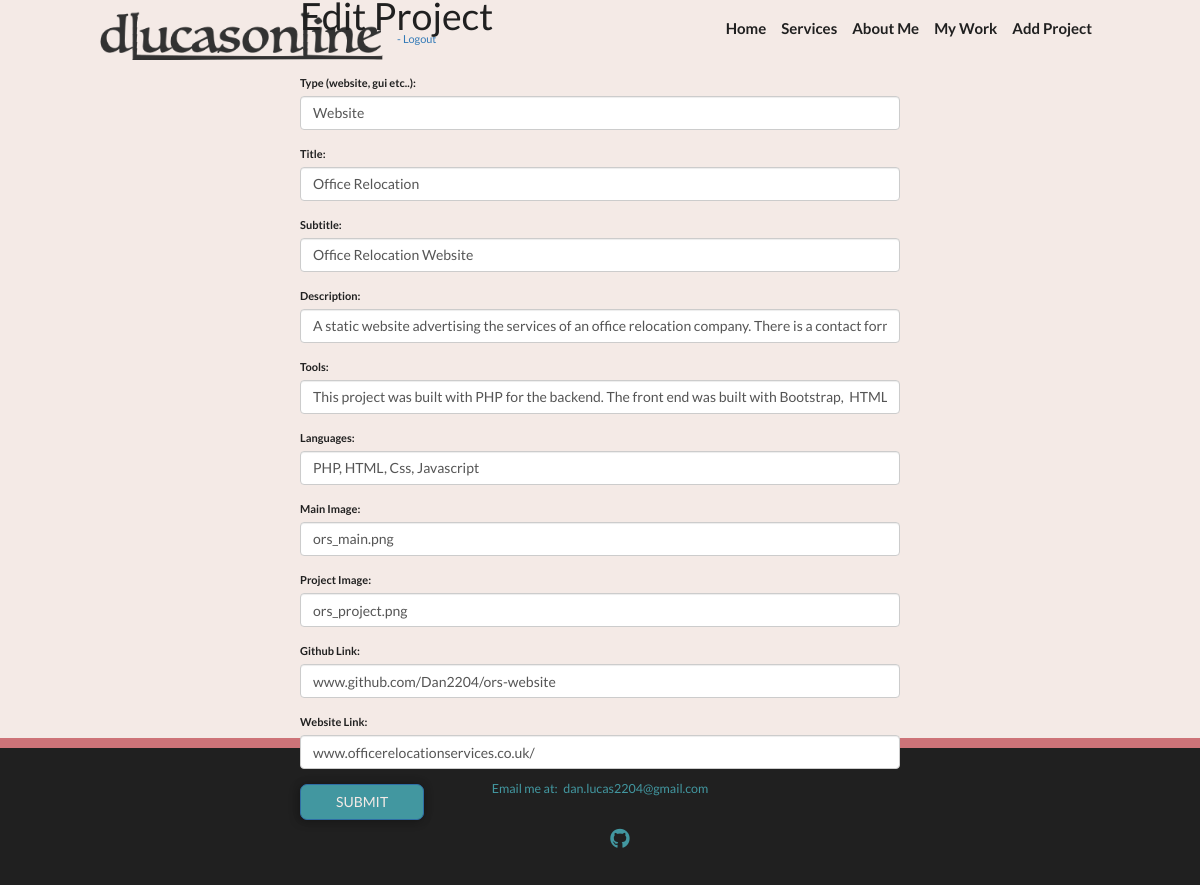
The page /project/edit/3 (signed in) on the database its author committed.
### app.py (models this page shows)
class Project(db.Model):
  id = db.Column(db.Integer, primary_key=True)
  project_type = db.Column(db.String(150), nullable=False)
  title = db.Column(db.String(150), nullable=False)
  sub_title = db.Column(db.String(150), nullable=False)
  project_general = db.Column(db.String(250), nullable=False)
  project_tools = db.Column(db.String(250), nullable=False)
  project_languages = db.Column(db.String(250), nullable=False)
  main_img = db.Column(db.String(250), nullable=False)
  project_img = db.Column(db.String(250), nullable=False)
  github_link = db.Column(db.String(250))
  website_link = db.Column(db.String(250))

### app.py (the view)
@app.route('/project/edit/<project_id>', methods=['GET', 'POST'])
@login_required
def edit_project(project_id):
  form = ProjectForm()
  project = Project.query.get_or_404(project_id)
  if not project:
    flash("Project not found")
    return redirect(url_for('home'))
  if form.validate_on_submit():
    project.project_type = form.project_type.data
    project.title = form.title.data
    project.sub_title = form.sub_title.data
    project.project_general = form.general.data
    project.project_tools = form.tools.data
    project.project_languages = form.languages.data
    project.main_img = form.img_main.data
    project.project_img = form.img_project.data
    project.github_link = form.link_github.data
    project.website_link = form.link_website.data
    db.session.commit()
    flash("Project Updated")
    return redirect(url_for('portfolio_page', project_id=project.id))
  elif request.method == 'GET':
    form.project_type.data = project.project_type
    form.title.data = project.title
    form.sub_title.data = project.sub_title
    form.general.data = project.project_general
    form.tools.data = project.project_tools
    form.languages.data = project.project_languages
    form.img_main.data = project.main_img
    form.img_project.data = project.project_img
    form.link_github.data = project.github_link
    form.link_website.data = project.website_link
  return render_template('project_form.html', title="Edit Project", form=form)

### app.py
class ProjectForm(FlaskForm):
  project_type = StringField("Type (website, gui etc..): ", validators=[DataRequired()])
  title = StringField("Title: ", validators=[DataRequired()])
  sub_title = StringField("Subtitle: ", validators=[DataRequired()])
  general = StringField("Description: ", validators=[DataRequired()])
  tools = StringField("Tools: ", validators=[DataRequired()])
  languages = StringField("Languages: ", validators=[DataRequired()])
  img_main = StringField("Main Image: ", validators=[DataRequired()])
  img_project = StringField("Project Image: ", validators=[DataRequired()])
  link_github = StringField("Github Link: ", validators=[DataRequired()])
  link_website = StringField("Website Link: ")
  submit = SubmitField("Submit")

### app.py (called while the page is built)
@login_manager.user_loader
def load_user(user_id):
  return User.query.get(user_id)

### templates/project_form.html (shortened to what this page needs)
{% extends 'base.html' %}
{% import "bootstrap/wtf.html" as wtf %}
{% block content %}
<div class="user_form_container">
  <div class="user_form">
    <h2>{{ title }}</h2>
    {{ wtf.quick_form(form, novalidate=True, button_map={"submit": "primary"}) }}
  </div>
</div>
{% endblock content %}

### static/css/styles.css (style rules this page uses)
*, *::before, *::after { box-sizing: border-box; }
html { scroll-behavior: smooth; }
:root { --clr-light: #fff; --clr-dark: #202020; --clr-green: #4297a0; --clr-green-opac: rgba(66, 150, 160, 0.5); --clr-ivory: #f4eae6; --clr-coral: #e57f84; --clr-coral-light: rgba(229, 127, 132, 0.879); --clr-blue: #2f5061; --clr-blue-opac: rgba(47, 80, 97, 0.5); --clr-blue-opac2: rgba(47, 80, 97, 0.75); --ff-main: 'Lato', sans-serif; --ff-second: 'Averia Serif Libre', cursive; --ff-third: 'Source Code Pro', monospace; --fw-normal: 400; --fw-bold: 700; --fs-h1: 3rem; --fs-h2: 2.25rem; --fs-h3: 1.25rem; --fs-body: 1rem; --b-rad: 7px; --bs: -2px 2px 10px rgba(1, 1, 1, 0.25), 1px -1px 10px rgba(1, 1, 1, 0.15); }
body { line-height: 1.55; background-color: var(--clr-ivory); color: var(--clr-dark); font-family: var(--ff-main); font-size: var(--fs-body); margin: 0; }
.btn { display: inline-block; padding: 0.5em 2.5em; background: var(--clr-green); color: var(--clr-ivory); text-decoration: none; cursor: pointer; text-transform: uppercase; border-radius: var(--b-rad); transition: all 200ms ease-in-out; box-shadow: var(--bs); }
h1, h2, h3 { line-height: 1.1; margin: 0; }
h2 { font-size: var(--fs-h2); }
.user_form_container { display: flex; flex-direction: column; align-items: center; justify-content: center; height: 82.5vh; }
.user_form_container h2 { margin-bottom: 1em; }
.user_form, .user_form_container h2 { width: 50%; }
@media (min-width: 800px) { :root { --fs-h1: 4.25rem; --fs-h2: 3.75rem; --fs-h3: 1.5rem; --fs-body: 1.1rem; } }

### rows shown on the page
Project: project_type "Website", title "Office Relocation", sub_title "Office Relocation Website"
